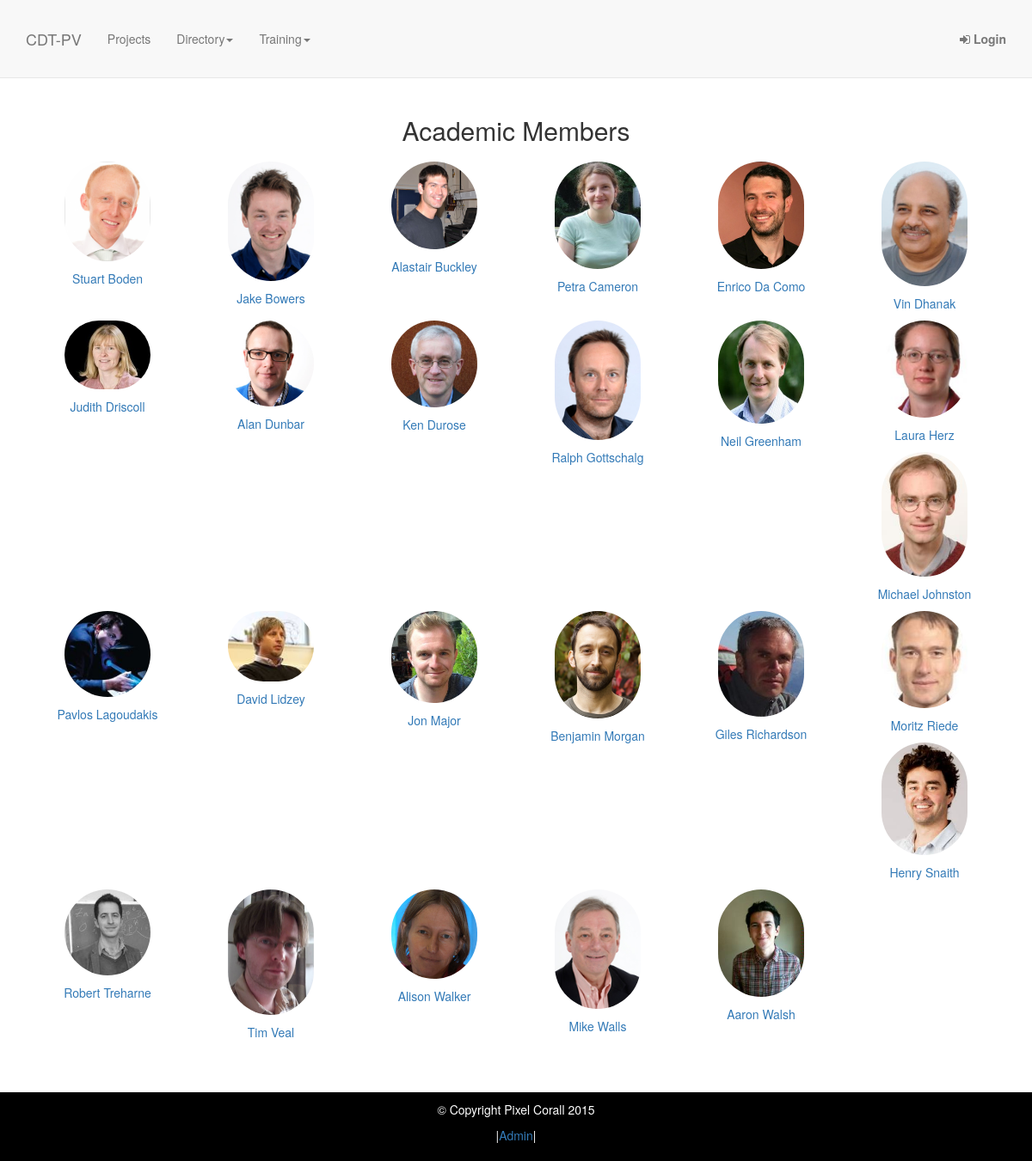
/directory/academics/, run on the app's committed database.
### profiles/models.py (models this page shows, shortened)
class Academic(models.Model):
    user = models.ForeignKey(User, blank=True, null=True)
    title = models.CharField(max_length=5)
    role = models.CharField(max_length= 50)
    first_name = models.CharField(max_length=128)
    last_name = models.CharField(max_length=128)
    affiliation = models.ForeignKey(Partner)
    bio = models.TextField(max_length=2000, blank=True)
    pic = ImageField(upload_to='academic_images', default='static/img/avatar.png')
    url = models.URLField(blank=True)
    twitter = models.URLField(blank=True)
    linkedIn = models.URLField(blank=True)

### cdtpv/views.py (the view)
# urls.py: url(r'^directory/academics/', 'cdtpv.views.academics', name='academics'),
def academics(request):
    academics = Academic.objects.order_by('last_name')[:]
    return render(request, 'academics.html', {'academics': academics})

### templates/academics.html
{% extends 'base.html' %}
{% load thumbnail %}
{% block content %}
<div style="padding-top: 50px;">
	<section  class="cohort-section">
        <div class="container">
            <div class="row">
                <div class="col-lg-12">
					<h2>Academic Members</h2>
					{% for academic in academics %}
					<a href="/user/profile/academic/{{academic.id}}/">
						<div style="min-height: 110px;" class="col-md-2 col-sm-3 col-xs-4">
							{% thumbnail academic.pic "150x150" crop="center" as im %}
							<img class="profile-pic" src="{{im.url}}" name="{{academic.first_name}} {{academic.last_name}}">
							<p>{{academic.first_name}} {{academic.last_name}}</p>
							{% endthumbnail %}
						</div>
				    </a>
					{% endfor %}
				</div>
			</div>
		</div>
	</section>
</div>
{% endblock %}

### static/css/scrolling-nav.css (style rules this page uses)
body { width: 100%; height: 100%; }
html { width: 100%; height: 100%; }

### static/css/main.css (style rules this page uses)
h2 { margin-bottom: 20px }
.profile-pic { max-width: 100px; width: 70%; margin-bottom: 10px; border-radius: 150px; -webkit-border-radius: 150px; -moz-border-radius: 150px; }
.cohort-section { padding-top: 15px; text-align:center; padding-bottom: 50px; }

### static/css/modern-business.css (style rules this page uses)
html, body { height: 100%; }
body { padding-top: 50px; }

### data on the page
Academic: shows a picture, first_name "Stuart", last_name "Boden"
Academic: first_name (picture), first_name "Jake", last_name "Bowers"
Academic: shows a picture, first_name "Alastair", last_name "Buckley"
Academic: shows a picture, first_name "Petra", last_name "Cameron"
Academic: shows a picture, first_name "Enrico", last_name "Da Como"
Academic: last_name (picture), first_name "Vin", last_name "Dhanak"
Academic: shows a picture, first_name "Judith", last_name "Driscoll"
Academic: shows a picture, first_name "Alan", last_name "Dunbar"
Academic: last_name (picture), first_name "Ken", last_name "Durose"
Academic: first_name (picture), first_name "Ralph", last_name "Gottschalg"
Academic: shows a picture, first_name "Neil", last_name "Greenham"
Academic: first_name (picture), first_name "Laura", last_name "Herz"
Academic: first_name (picture), first_name "Michael", last_name "Johnston"
Academic: shows a picture, first_name "Pavlos", last_name "Lagoudakis"
Academic: shows a picture, first_name "David", last_name "Lidzey"
Academic: last_name (picture), first_name "Jon", last_name "Major"
Academic: shows a picture, first_name "Benjamin", last_name "Morgan"
Academic: first_name (picture), first_name "Giles", last_name "Richardson"
Academic: shows a picture, first_name "Moritz", last_name "Riede"
Academic: shows a picture, first_name "Henry", last_name "Snaith"
Academic: shows a picture, first_name "Robert", last_name "Treharne"
Academic: last_name (picture), first_name "Tim", last_name "Veal"
Academic: shows a picture, first_name "Alison", last_name "Walker"
Academic: first_name (picture), first_name "Mike", last_name "Walls"
Academic: shows a picture, first_name "Aaron", last_name "Walsh"
